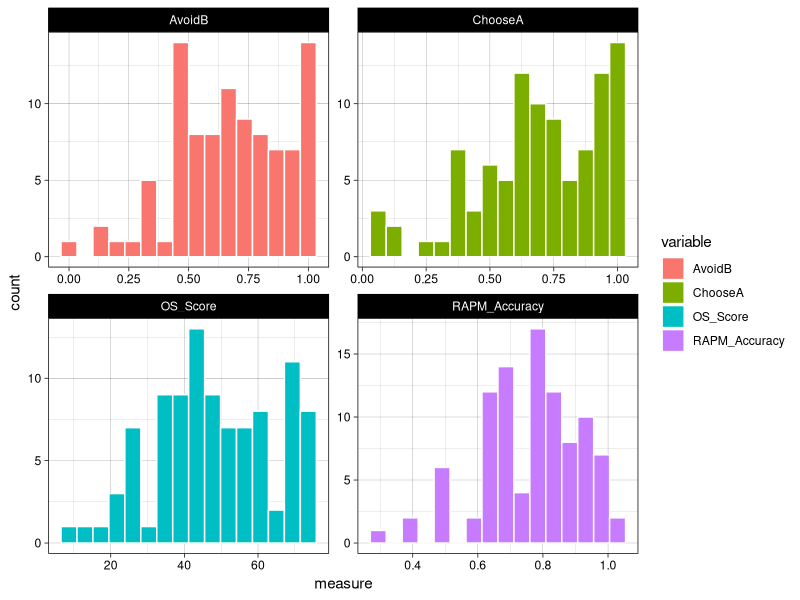
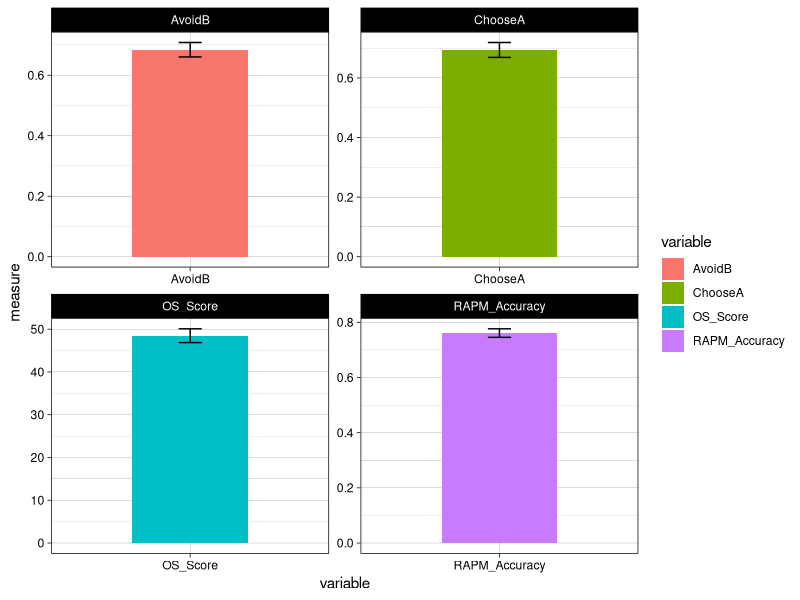
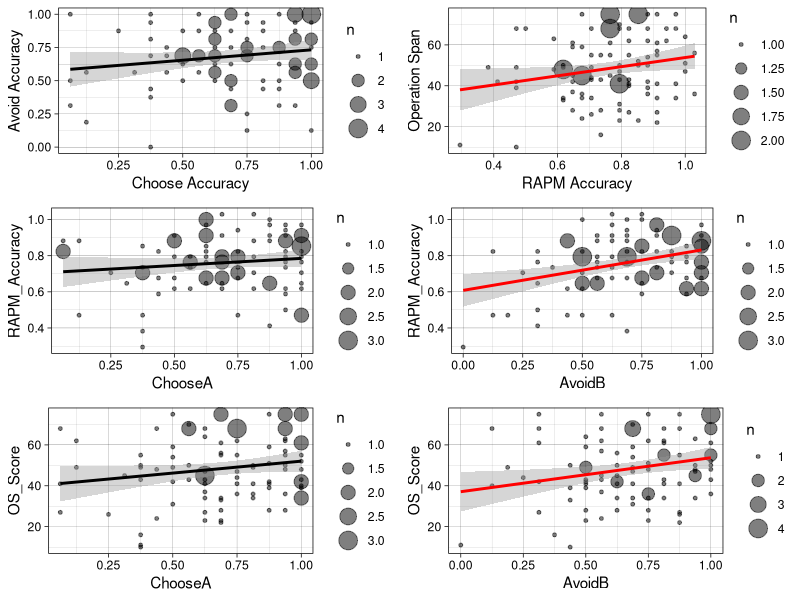
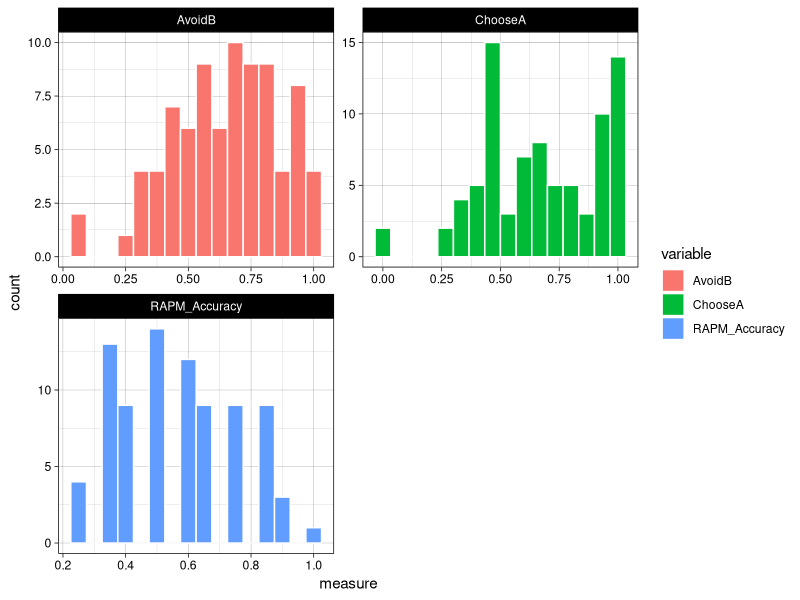
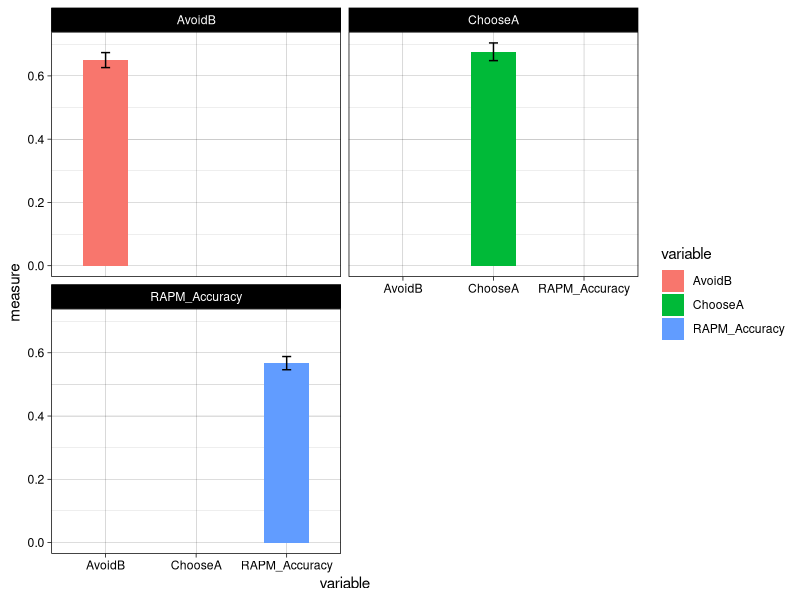
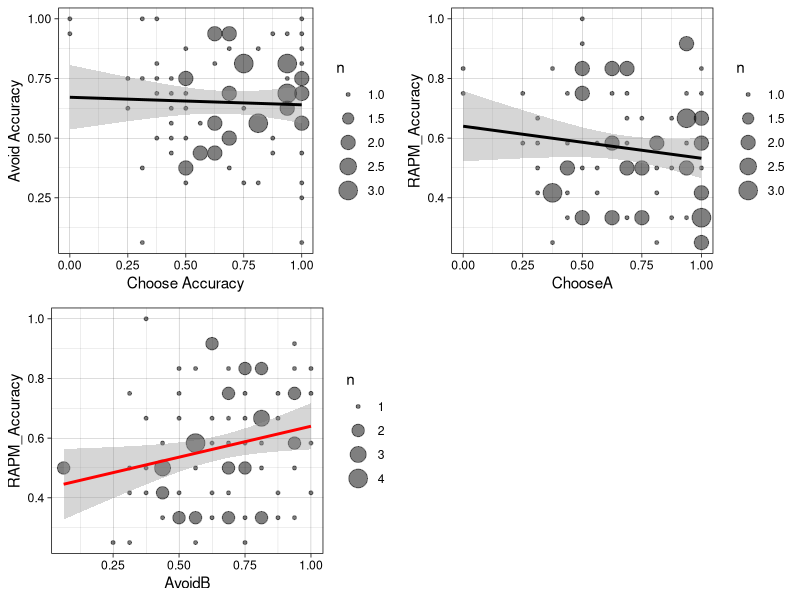
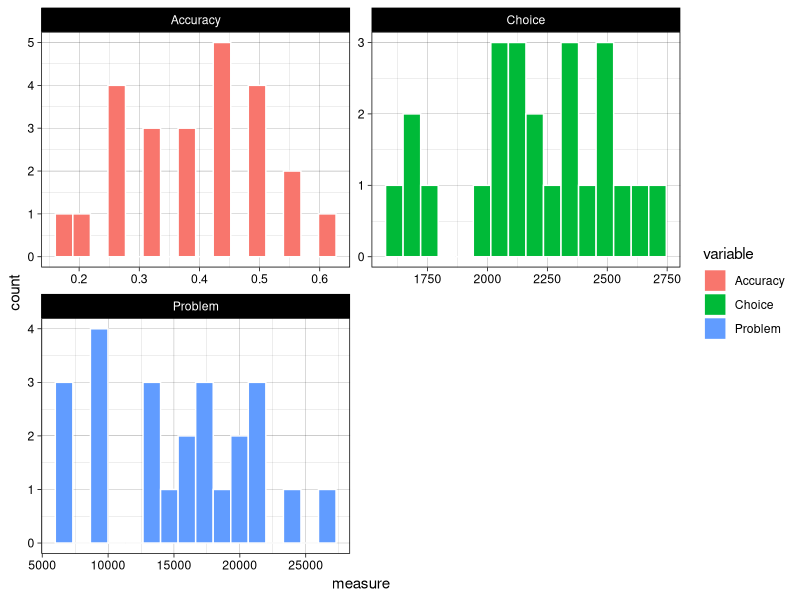
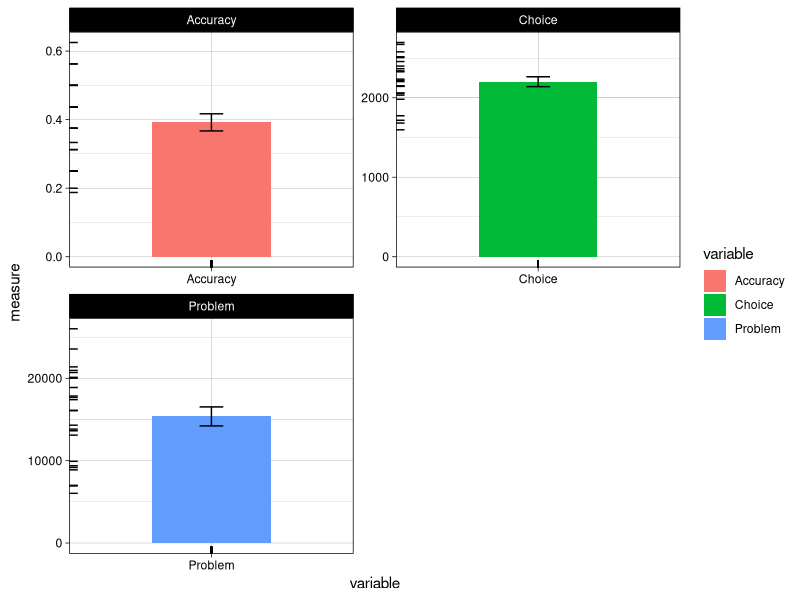

These figures' R source, in order:
## ---- chunk 1
library(tidyverse)
library(kableExtra)
library(xtable)
library(ggplot2)
library(Hmisc)
library(gridExtra)
knitr::opts_chunk$set(echo = TRUE)
## ---- chunk 2
plot.correlations.size <- function(data, xvar, yvar, xlab=xvar, ylab=yvar, leg=F, legpos="bottom", corpos=c(0.2, 0.2), xlim=c(0, 1), legcols=NA, ...) {
  attach(data)
  mod <- lm(as.formula(paste(yvar, xvar, sep="~")))
  
  range <- (xlim[2] - xlim[1])
  newx <- data.frame(X=seq(xlim[1] - 1/2 *range, xlim[2] + 1/2 * range, range/1000)) 
  names(newx) <- c(xvar)  # Rename to X variable in data frame	
  newy <- predict(mod, newdata=newx, interval="confidence", level=0.95) 	
  detach(data)
  k <- data
  k$Count <- 0
  kz <- aggregate(k$Count, list(xvar=k[[xvar]], yvar=k[[yvar]]), length)
  #print(kz$x)
  plot(kz$xvar, kz$yvar, pch=21, bg="white", col="white", cex=kz$x, 
       fg="grey15", xlab="", ylab="", col.axis="grey15", col.lab="grey15", xlim=xlim, ...)
  p <- cor.test(data[[xvar]], data[[yvar]])$p.value
  significance = ""
  if (p < 0.05) {
    line <- "red"
    shade <- "#FF222222"
    significance = "*"
    if (p < 0.01) {significance = "**"}
    if (p < 0.001) {significance = "***"}
  } else {
    line <- "black"
    shade <- "#22222222"
  }
  bgs=c("#77777799", "#44444499", "#11111199", "#11111199")
  polygon(c(newx[[xvar]], rev(newx[[xvar]])), c(newy[,2], rev(newy[,3])), col=shade, border=F)
  points(kz$xvar, kz$yvar, pch=21, bg=sapply(kz$x, function(x){bgs[x]}), col="white", cex=1.5 * sqrt(kz$x), 
       fg="grey15", xlab="", ylab="", col.axis="grey15", col.lab="grey15", xlim=xlim, ...)
  #points(data[[xvar]], data[[yvar]], pch=21, bg="#11111166", col="white", cex=1.5)
  abline(mod, col=line, lwd=2, lty=3)
  
  r <- round(cor(data[[xvar]], data[[yvar]]), 2)
  #detach(data)
  text(x=corpos[1], y=corpos[2], col=line, labels=substitute(italic(r)(n) == x~s, list(n=length(data[[xvar]]), x=r, s=significance)))
  mtext(ylab, side=2, line=2, col="grey15")
  mtext(xlab, side=1, line=2, col="grey15")
  if (leg) {
    if (is.na(legcols)) {legcols <- max(kz$x)}
    legend(x=legpos, ncol=legcols, legend=paste("n=", sep="", sort(unique(kz$x))), pch=21,
           col="white", pt.bg=sapply(unique(kz$x), function(x){bgs[x]}), pt.cex= 1.5*sqrt(unique(kz$x)),
           bg="#CCCCCC88", box.col = NA)
  }
  box(bty="O")
}
## ---- chunk 3
behav1 <- read.table("experiment1.txt", header=T, sep="\t")

# Remove all the participants for which we do not have complete data
# 
behav1 <- subset(behav1, !is.na(behav1$RAPM) 
                 & !is.na(behav1$AvoidB) 
                 & !is.na(behav1$ChooseA) 
                 & !is.na(behav1$OS_Score))
## ---- chunk 4
behav1$RAPM_Accuracy <- behav1$RAPM / 34
## ---- chunk 5
vars_of_interest <- c("ChooseA", "AvoidB", "OS_Score", "RAPM_Accuracy")
## ---- chunk 6
longb <- gather(behav1, variable, measure, vars_of_interest)
ggplot(longb, aes(measure, fill=variable)) +
  geom_histogram(col=I("white"), bins = 16) +
  facet_wrap( . ~ variable, scales= "free") +
  theme_linedraw()
## ---- chunk 7
ggplot(longb, aes(x=variable, y=measure, fill=variable)) +
  stat_summary(fun.data="mean_se", geom = "bar", width=0.5) +
  stat_summary(fun.data="mean_se", geom = "errorbar", width=0.1) +
  facet_wrap( . ~ variable, scales= "free") +
  theme_linedraw()
## ---- chunk 8
t <- t.test(behav1$ChooseA, behav1$AvoidB, paired = T)
## ---- chunk 9
cor(behav1[vars_of_interest]) %>%
  kable(digits = 3) %>% 
  kable_styling(bootstrap_options = c("striped", "hover"))
## ---- chunk 10
behav1[vars_of_interest] %>% 
  as.matrix() %>% 
  rcorr() -> pvals

pvals$P %>%
  kable(digits = 3) %>% 
  kable_styling(bootstrap_options = c("striped", "hover"))
## ---- chunk 11
sp1 <- ggplot(behav1, aes(x = ChooseA, y = AvoidB)) +
  #stat_bin_hex(bins=16, col="white") + 
  geom_count(alpha = 0.5) +
  geom_smooth(method = "lm", formula = y ~ x, col="black", fullrange= T) +
  xlab("Choose Accuracy") +
  ylab("Avoid Accuracy") + 
  theme_linedraw()

sp2 <- ggplot(behav1, aes(x = RAPM_Accuracy, y = OS_Score)) +
#  stat_bin_hex(bins=16, col="white") + 
  geom_count( alpha = 0.5) +
  geom_smooth(method = "lm", formula = y ~ x, col="red", fullrange= T) +
  xlab("RAPM Accuracy") +
  ylab("Operation Span") + 
  theme_linedraw()

sp3 <- ggplot(behav1, aes(x = ChooseA, y = RAPM_Accuracy)) +
  #stat_bin_hex(bins=16, col="white") + 
  geom_count( alpha = 0.5) +
  geom_smooth(method = "lm", formula = y ~ x, col="black", fullrange= T) +
  theme_linedraw()

sp4 <- ggplot(behav1, aes(x = AvoidB, y = RAPM_Accuracy)) +
  #stat_bin_hex(bins=16, col="white") + 
  geom_count(alpha = 0.5) +
  geom_smooth(method = "lm", formula = y ~ x, col="red", fullrange= T) +
  theme_linedraw()

sp5 <- ggplot(behav1, aes(x = ChooseA, y = OS_Score)) +
  #stat_bin_hex(bins=16, col="white") + 
  geom_count(alpha=0.5) +
  geom_smooth(method = "lm", formula = y ~ x, col="black", fullrange= T) +
  theme_linedraw()

sp6 <- ggplot(behav1, aes(x = AvoidB, y = OS_Score)) +
  #stat_bin_hex(bins=16, col="white") +
  geom_count(alpha=0.5) +
  geom_smooth(method = "lm", formula = y ~ x, col="red", fullrange= T) +
  theme_linedraw()

grid.arrange(sp1, sp2, sp3, sp4, sp5, sp6, nrow = 3)
## ---- chunk 12
behav2 <- read.table("experiment2.txt", header=T, sep="\t")
## ---- chunk 13
behav2 <- subset(behav2,
                 !is.na(behav2$BARAPM) &
                   !is.na(behav2$AvoidB))
## ---- chunk 14
behav2$RAPM_Accuracy <- behav2$BARAPM / 12
## ---- chunk 15
behav2 <- subset(behav2, behav2$BARAPM > 2 )
## ---- chunk 16
vars_of_interest <- c("ChooseA", "AvoidB", "RAPM_Accuracy") # No OS Score
## ---- chunk 17
longb2 <- gather(behav2, variable, measure, vars_of_interest)
ggplot(longb2, aes(measure, fill=variable)) +
  geom_histogram(col=I("white"), bins = 16) +
  facet_wrap( . ~ variable, nrow = 2, scales= "free") +
  theme_linedraw()
## ---- chunk 18
ggplot(longb2, aes(x=variable, y=measure, fill=variable)) +
  stat_summary(fun.data="mean_se", geom = "bar", width=0.5) +
  stat_summary(fun.data="mean_se", geom = "errorbar", width=0.1) +
  facet_wrap( . ~ variable, nrow = 2) +
  theme_linedraw()
## ---- chunk 19
t <- t.test(behav2$ChooseA, behav2$AvoidB, paired = T)
## ---- chunk 20
cor(behav2[vars_of_interest]) %>%
  kable(digits = 3) %>% 
  kable_styling(bootstrap_options = c("striped", "hover"))
## ---- chunk 21
behav2[vars_of_interest] %>% 
  as.matrix() %>% 
  rcorr() -> pvals

pvals$P %>%
  kable(digits = 3) %>% 
  kable_styling(bootstrap_options = c("striped", "hover"))
## ---- chunk 22
sp1 <- ggplot(behav2, aes(x = ChooseA, y = AvoidB)) +
  #stat_bin_hex(bins=16, col="white") + 
  geom_count(alpha = 0.5) +
  geom_smooth(method = "lm", formula = y ~ x, 
              col="black", fullrange= T) +
  xlab("Choose Accuracy") +
  ylab("Avoid Accuracy") + 
  theme_linedraw()

sp2 <- ggplot(behav2, aes(x = ChooseA, y = RAPM_Accuracy)) +
  #stat_bin_hex(bins = 12, col="white") + 
  geom_count(alpha =0.5) +
  geom_smooth(method = "lm", formula = y ~ x, 
              col="black", fullrange= T) +
  theme_linedraw()

sp3 <- ggplot(behav2, aes(x = AvoidB, y = RAPM_Accuracy)) +
  #stat_bin_hex(bins = 12, col="white") + 
  geom_count(alpha = 0.5) +
  geom_smooth(method = "lm", formula = y ~ x, 
              col="red", fullrange= T) +
  theme_linedraw()

grid.arrange(sp1, sp2, sp3, nrow = 2)
## ---- chunk 23
exp3l <- read.table("experiment3/BAR_behavioral_data_16.txt", header=T) 
## ---- chunk 24
exp3l %>% filter(Rules != "Special") -> exp3l
## ---- chunk 25
group_by(exp3l, Subject) %>%
  summarise(Problem=mean(Problem),
            Choice=mean(Choice),
            Accuracy=mean(Accuracy)) ->
  exp3w
## ---- chunk 26
vars_of_interest <- c("Problem", "Choice", "Accuracy") # No OS Score
## ---- chunk 27
longb3 <- gather(exp3w, variable, measure, vars_of_interest)
ggplot(longb3, aes(measure, fill=variable)) +
  geom_histogram(col=I("white"), bins = 16) +
  facet_wrap( . ~ variable, nrow = 2, scales= "free") +
  theme_linedraw()
## ---- chunk 28
ggplot(longb3, aes(x=variable, y=measure, fill=variable)) +
  stat_summary(fun.data="mean_se", geom = "bar", width=0.5) +
  stat_summary(fun.data="mean_se", geom = "errorbar", width=0.1) +
  geom_rug() +
  facet_wrap( . ~ variable, nrow = 2, scales = "free") +
  theme_linedraw()
## ---- chunk 29
cor(exp3w[vars_of_interest]) %>%
  kable(digits = 3) %>% 
  kable_styling(bootstrap_options = c("striped", "hover"))
## ---- chunk 30
exp3w[vars_of_interest] %>% 
  as.matrix() %>% 
  rcorr() -> pvals

pvals$P %>%
  kable(digits = 3) %>% 
  kable_styling(bootstrap_options = c("striped", "hover"))
## ---- chunk 31
sp1 <- ggplot(exp3w, aes(x = Choice, y = Accuracy)) +
  #stat_bin_hex(bins=16, col="white") + 
  geom_count(alpha = 0.5) +
  geom_smooth(method = "lm", formula = y ~ x, 
              col="black", fullrange= T) +
  geom_rug() +
  theme_linedraw()

sp2 <- ggplot(exp3w, aes(x = Choice, y = Problem)) +
  #stat_bin_hex(bins = 12, col="white") + 
  geom_count(alpha =0.5) +
  geom_smooth(method = "lm", formula = y ~ x, 
              col="black", fullrange= T) +
  geom_rug() +
  theme_linedraw()

sp3 <- ggplot(exp3w, aes(x = Problem, y = Accuracy)) +
  #stat_bin_hex(bins = 12, col="white") + 
  geom_count(alpha = 0.5) +
  geom_smooth(method = "lm", formula = y ~ x, 
              col="red", fullrange= T) +
  geom_rug() +
  theme_linedraw()

grid.arrange(sp1, sp2, sp3, nrow = 2)
